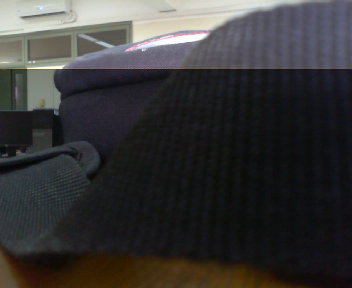
#> input picture Raspberry Pi Control/image.jpg, 352 x 288 px
$ python -i camera.py   (imports and definitions only)   (older library calls are emulated)
#> lines starting #> are read from the running program, lines starting #| are printed output that depends on the picture
import subprocess
from PIL import Image
import numpy as np
import time

def capture():
    subprocess.call(["fswebcam", "--no-banner", "image.jpg"])
#> (this line was passed over: subprocess is not available in this run)
    im = Image.open("image.jpg", "r").convert('L')
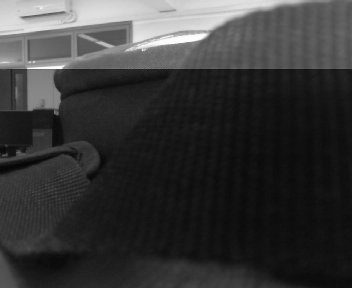
#> im: PIL image 352x288 L; min 5, max 255, mean 55.4
    w, h = im.size
#> w = 352; h = 288
    im = im.crop((40, 70, w, h))
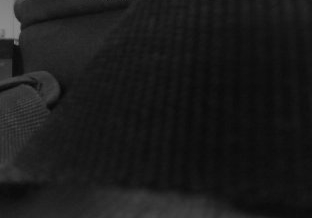
#> im: PIL image 312x218 L; min 8, max 144, mean 26.4
    im = im.resize((30, 30), Image.ANTIALIAS)
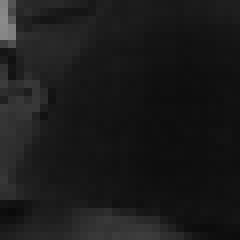
#> im: PIL image 30x30 L (shown 8 times larger); min 10, max 139, mean 26.4
    im.save("grayscale.jpg")
    im = np.array(im)
    im = im.reshape(1, im.shape[0] * im.shape[1])
    im = (im / 255.)
    im = np.round(im, 3)
    return im

#capture()

>>> result = capture()
